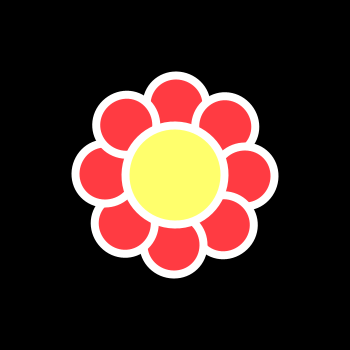
Frame 1 (no input)
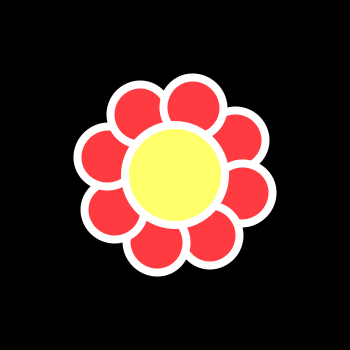
Frame 60 (the mouse pressed at the canvas centre just before this capture)
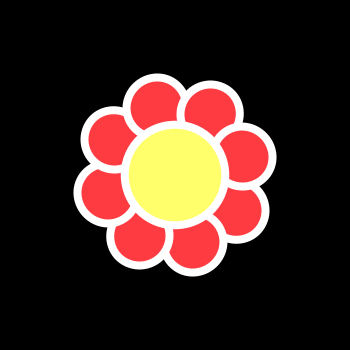
Frame 120 (the mouse held since frame 60 and released just before this capture)

The Processing sketch that drew these frames (run headless with seeded random() and noise(); from frame 60 on, the mouse is pressed at the canvas centre):

// Processing sketch: uts_soal_3
// ── uts_soal_3.pde
void setup() {
  size(350, 350);
  strokeWeight(8);
  stroke(255);
}

void draw() {
  background(0);
  
  translate(width/2, height/2);
  
  rotate(radians(frameCount));
  fill(#FF3B42);
  for (int i = 0; i < 8; i++) {
    ellipse(0, -70, 60, 60);
    rotate(radians(360/8));
  }

  fill(#FFFF6C);
  ellipse(0, 0, 100, 100);
}
